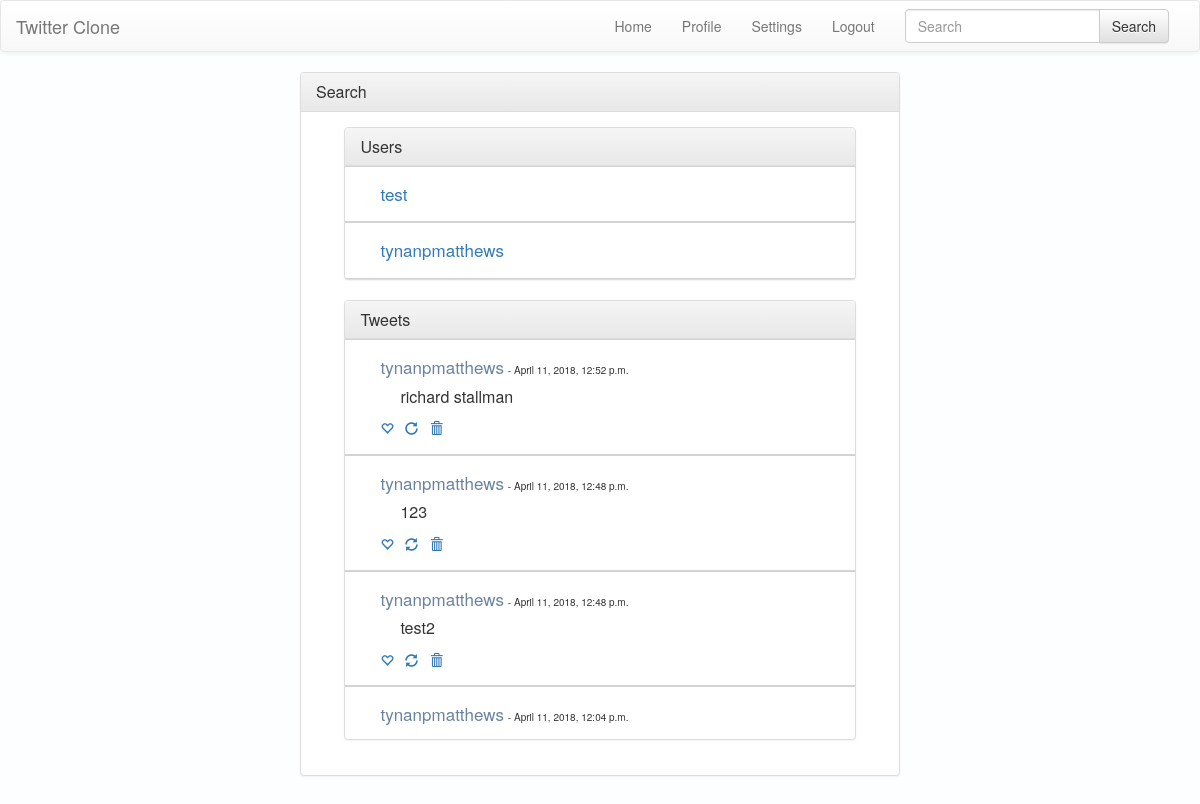
The page /search/ (signed in) on the database as committed earlier.
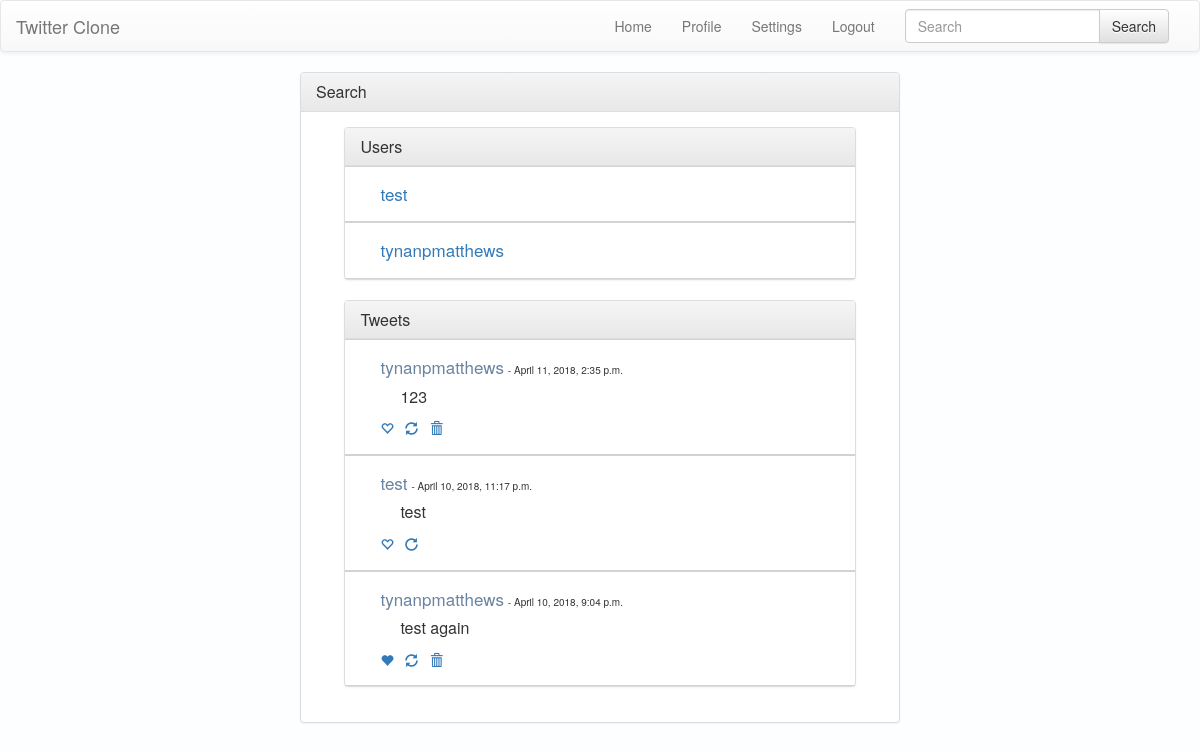
The same page on the database as committed later.
### interface/models.py (models this page shows)
class twitteruser(models.Model):
    username = models.CharField(max_length=45, primary_key=True)
    password = models.CharField(max_length=45)

class tweet(models.Model):
    tweetID = models.AutoField(primary_key=True)
    posterID = models.ForeignKey(twitteruser, on_delete=models.CASCADE)
    Message = models.CharField(max_length=140)
    PostTime = models.DateTimeField(default=datetime.now, blank=True)

### interface/views.py (the view)
# urls.py: path('search/', views.search, name='search'),
def search(request):
    if request.user.is_authenticated:
        try:
            search_key = request.POST['search']
        except:
            search_key = request.GET.get('search_key')
            if search_key is None:
                search_key = ''
        favorited = request.GET.get('favorite')
        retweeted = request.GET.get('retweet')
        deleted = request.GET.get('deleted')
        self_favs = [i['tweetID_id'] for i in list(favorite.objects.filter(userID_id=request.user.username).values('tweetID_id'))]
        self_ret = [i['tweetID_id'] for i in list(retweet.objects.filter(userID_id=request.user.username).values('tweetID_id'))]
        if favorited:
            if int(favorited) not in self_favs:
                favorite.objects.create(tweetID_id=int(favorited), userID_id=request.user.username)
            else:
                favorite.objects.get(tweetID_id=int(favorited), userID_id=request.user.username).delete()
        if retweeted:
            if int(retweeted) not in self_ret:
                retweet.objects.create(tweetID_id=int(retweeted), userID_id=request.user.username)
            else:
                retweet.objects.get(tweetID_id=int(retweeted), userID_id=request.user.username).delete()
        if deleted:
            try:
                tweet.objects.get(tweetID=int(deleted), posterID_id=request.user.username).delete()
            except:
                pass
        self_favs = [i['tweetID_id'] for i in list(favorite.objects.filter(userID_id=request.user.username).values('tweetID_id'))]
        self_ret = [i['tweetID_id'] for i in list(retweet.objects.filter(userID_id=request.user.username).values('tweetID_id'))]
        favorites = [i['tweetID_id'] for i in list(favorite.objects.filter(userID_id=request.user.username).values('tweetID_id'))]
        retweets = [i['tweetID_id'] for i in list(retweet.objects.filter(userID_id=request.user.username).values('tweetID_id'))]
        user_list = [i['username'] for i in twitteruser.objects.filter(username__icontains=search_key).values('username')]
        tweets = [i for i in tweet.objects.filter(Message__icontains=search_key).values()]
        sorted_tweets = [(dict_['PostTime'], dict_) for dict_ in tweets]
        sorted_tweets.sort(reverse=True)
        sorted_tweets = [dict_ for (key, dict_) in sorted_tweets]
        return render(request, 'search.html', {'data': request.POST, 'user_list': user_list, 'tweets': sorted_tweets, 'retweets': retweets, 'favorites': favorites, 'search_key': search_key})
    else:
        return redirect(login)

### interface/templates/search.html (shortened to what the changed rows need)
{% load static %}
<!DOCTYPE html>
<html>
    <head>
    </head>
    <body>
            {% include 'header.html' %}
            <div class="panel panel-default center-block" style="width: 50%;">
                <div class="panel-body">
                    <div class="panel panel-default center-block" style="width: 90%;">
                        <div style="max-height: 400px; overflow: auto; overflow-x: hidden;" id="timeline">
                            {% for i in user_list %}
                            <div style="padding-left: 20px; border-top:1px solid lightgrey; border-bottom:1px solid lightgrey;">
                                <div class="panel-body">
                                    <a href="{% url 'profile' %}?user={{ i }}" style="padding: 5px 0px 5px 0px; word-break: break-all; font-size: 17px;">{{ i }}</a>
                                    <br>
                                </div>
                            </div>
                            {% empty %}
                            <div style="padding-left: 20px; border-top:1px solid lightgrey; border-bottom:1px solid lightgrey;">
                                <div class="panel-body">
                                    <a style="text-decoration: none; color: black;">Emtpy...</a>
                                </div>
                            </div>
                            {% endfor %}
                        </div>
                    </div>
                    <div class="panel panel-default center-block" style="width: 90%;">
                        <div style="max-height: 400px; overflow: auto; overflow-x: hidden;" id="timeline">
                            {% for i in tweets %}
                            <div style="padding-left: 20px; border-top:1px solid lightgrey; border-bottom:1px solid lightgrey;">
                                <div class="panel-body">
                                    <a style="font-size: 17px; color: #6983A0; text-decoration: none; display: inline;" href="{% url 'profile' %}?user={{ i.posterID_id }}">{{ i.posterID_id }}</a>
                                    <p style="display: inline; font-size: 10px;"> - {{ i.PostTime }}</p>
                                    <br>
                                    <p style="word-break: break-all; padding: 6px 0px 0px 20px; font-size: 16px;">{{ i.Message }}<p>
                                    <p style="display: inline; font-size: 13px;">
                                        {% if i.tweetID not in favorites %}
                                        <a href="{% url 'search' %}?search={{ search_key }}&favorite={{ i.tweetID }}"><span class="glyphicon glyphicon-heart-empty" aria-hidden="true"></span></a>
                                        {% else %}
                                        <a href="{% url 'search' %}?search={{ search_key }}&favorite={{ i.tweetID }}"><span class="glyphicon glyphicon-heart" aria-hidden="true"></span></a>
                                        {% endif %}
                                        {% if i.tweetID not in retweets %}
                                        <a style="padding-left: 8px;" href="{% url 'search' %}?search={{ search_key }}&retweet={{ i.tweetID }}"><span class="glyphicon glyphicon-refresh" aria-hidden="true"></span></a>
                                        {% else %}
                                        <a style="padding-left: 8px;" href="{% url 'search' %}?search={{ search_key }}&retweet={{ i.tweetID }}"><span class="glyphicon glyphicon-repeat" aria-hidden="true"></span></a>
                                        {% endif %}
                                        {% if i.posterID_id == request.user.username %}
                                        <a style="padding-left: 8px;" href="{% url 'search' %}?search={{ search_key }}&deleted={{ i.tweetID }}"><span class="glyphicon glyphicon-trash" aria-hidden="true"></span></a>
                                        {% endif %}
                                    </p>
                                </div>
                            </div>
                            {% endfor %}
                        </div>
                    </div>
                </div>
            </div>
    </body>
</html>

Rows that differ between the two databases and show on the page:
removed tweet: posterID_id "tynanpmatthews", PostTime "April 11, 2018, 12:52 p.m.", Message "richard stallman"
removed tweet: posterID_id "tynanpmatthews", PostTime "April 11, 2018, 12:48 p.m.", Message "123"
removed tweet: posterID_id "tynanpmatthews", PostTime "April 11, 2018, 12:48 p.m.", Message "test2"
removed tweet: posterID_id "tynanpmatthews", PostTime "April 11, 2018, 12:04 p.m."
added tweet: posterID_id "tynanpmatthews", PostTime "April 11, 2018, 2:35 p.m.", Message "123"
now on this page (row unchanged): tweet: posterID_id "test", PostTime "April 10, 2018, 11:17 p.m.", Message "test"
now on this page (row unchanged): tweet: posterID_id "tynanpmatthews", PostTime "April 10, 2018, 9:04 p.m.", Message "test again"
